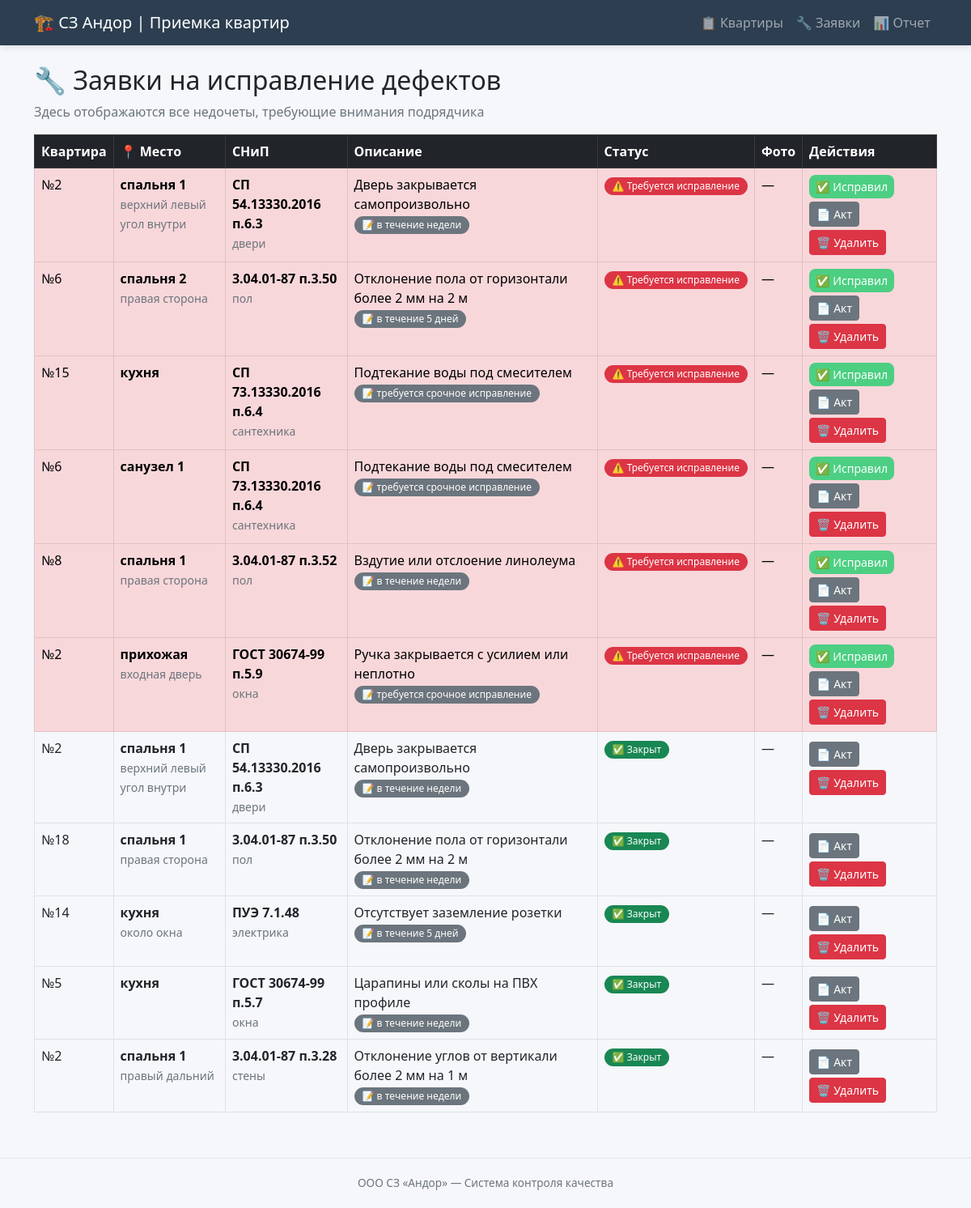
The app's page /defects with its own data.
### tables this page shows
CREATE TABLE defects (
            id INTEGER PRIMARY KEY AUTOINCREMENT,
            flat_id INTEGER NOT NULL,
            snip_defect_id INTEGER NOT NULL,
            room TEXT,
            location_detail TEXT,
            comment TEXT,
            photo_path TEXT,
            status TEXT DEFAULT 'open',
            created_at TIMESTAMP,
            fixed_at TIMESTAMP,
            FOREIGN KEY (flat_id) REFERENCES flats(id),
            FOREIGN KEY (snip_defect_id) REFERENCES snip_defects(id)
        );

CREATE TABLE flats (
    id INTEGER PRIMARY KEY AUTOINCREMENT,
    number TEXT NOT NULL,
    street TEXT,
    house TEXT,
    entrance INTEGER,
    floor INTEGER,
    status TEXT DEFAULT 'in_progress'
);

CREATE TABLE snip_defects (
            id INTEGER PRIMARY KEY AUTOINCREMENT,
            code TEXT NOT NULL,
            category TEXT NOT NULL,
            description TEXT NOT NULL,
            severity TEXT NOT NULL
        );

### app.py (the view)
@app.route('/defects')
def defects():
    conn = get_db()
    all_defects = conn.execute('''
        SELECT d.*, f.number as flat_number, f.street, f.house,
               s.code, s.category, s.description, s.severity
        FROM defects d
        JOIN flats f ON d.flat_id = f.id
        JOIN snip_defects s ON d.snip_defect_id = s.id
        ORDER BY
            CASE d.status
                WHEN 'open' THEN 1
                WHEN 'fixed' THEN 2
                WHEN 'closed' THEN 3
            END,
            d.created_at DESC
    ''').fetchall()
    conn.close()
    return render_template('defects.html', defects=all_defects)

### app.py (called while the page is built)
def get_db():
    conn = sqlite3.connect(DB_PATH)
    conn.row_factory = sqlite3.Row
    return conn

### templates/defects.html (shortened to what this page needs)
{% extends "base.html" %}
{% block content %}
<h2>🔧 Заявки на исправление дефектов</h2>
<p class="text-muted">Здесь отображаются все недочеты, требующие внимания подрядчика</p>
<div class="table-responsive">
    <table class="table table-bordered table-hover">
        <thead class="table-dark">
            <tr>
                <th>Квартира</th>
                <th>📍 Место</th>
                <th>СНиП</th>
                <th>Описание</th>
                <th>Статус</th>
                <th>Фото</th>
                <th>Действия</th>
            </tr>
        </thead>
        <tbody>
            {% for d in defects %}
            <tr class="{% if d.status == 'open' %}table-danger{% elif d.status == 'fixed' %}table-warning{% endif %}">
                <td>
                    №{{ d.flat_number }}<br>
                </td>
                <td>
                    {% if d.room %}
                        <strong>{{ d.room }}</strong>
                        {% if d.location_detail %}
                            <br><small class="text-muted">{{ d.location_detail }}</small>
                        {% endif %}
                    {% else %}
                        <span class="text-muted">—</span>
                    {% endif %}
                </td>
                <td>
                    <strong>{{ d.code }}</strong><br>
                    <span class="small text-muted">{{ d.category }}</span>
                </td>
                <td>
                    {{ d.description[:80] }}
                    {% if d.comment %}
                        <br><span class="badge bg-secondary">📝 {{ d.comment[:40] }}</span>
                    {% endif %}
                 </td>
                <td>
                    {% if d.status == 'open' %}
                        <span class="badge bg-danger">⚠️ Требуется исправление</span>
                    {% elif d.status == 'fixed' %}
                        <span class="badge bg-warning">🔄 Ожидает проверки</span>
                    {% else %}
                        <span class="badge bg-success">✅ Закрыт</span>
                    {% endif %}
                 </td>
                <td>
                    {% if d.photo_path %}
                        <a href="/{{ d.photo_path }}" target="_blank" class="btn btn-sm btn-outline-info">📷 Фото</a>
                    {% else %}
                        —
                    {% endif %}
                 </td>
                <td>
                    {% if d.status == 'open' %}
                        <a href="/defect/{{ d.id }}/fix" class="btn btn-sm btn-success">✅ Исправил</a>
                    {% elif d.status == 'fixed' %}
                        <div class="btn-group btn-group-sm">
                            <a href="/defect/{{ d.id }}/close" class="btn btn-primary">✓ Принять</a>
                            <a href="/defect/{{ d.id }}/reopen" class="btn btn-danger">↺ На доработку</a>
                        </div>
                    {% endif %}
                    <a href="/generate_act/{{ d.id }}" class="btn btn-sm btn-secondary mt-1">📄 Акт</a>
                    <a href="/defect/{{ d.id }}/delete" class="btn btn-sm btn-danger mt-1" onclick="return confirm('Удалить этот недочет?')">🗑️ Удалить</a>
                 </td>
             </tr>
            {% endfor %}
        </tbody>
    </table>
</div>
{% endblock %}

### templates/base.html (style rules this page uses)
body { background-color: #f5f7fa; font-family: 'Segoe UI', Tahoma, Geneva, Verdana, sans-serif; }
.badge { padding: 5px 10px; font-weight: 500; border-radius: 20px; }
.btn-success { background-color: #4ccf83; border: none; border-radius: 8px; }

### records on screen
defects: flat_number "2", room "спальня 1", location_detail "верхний левый угол внутри", code "СП 54.13330.2016 п.6.3", category "двери", description "Дверь закрывается самопроизвольно", comment "в течение недели", status "⚠️ Требуется исправление"
defects: flat_number "6", room "спальня 2", location_detail "правая сторона", code "3.04.01-87 п.3.50", category "пол", description "Отклонение пола от горизонтали более 2 мм на 2 м", comment "в течение 5 дней", status "⚠️ Требуется исправление"
defects: flat_number "15", room "кухня", code "СП 73.13330.2016 п.6.4", category "сантехника", description "Подтекание воды под смесителем", comment "требуется срочное исправление", status "⚠️ Требуется исправление"
defects: flat_number "6", room "санузел 1", code "СП 73.13330.2016 п.6.4", category "сантехника", description "Подтекание воды под смесителем", comment "требуется срочное исправление", status "⚠️ Требуется исправление"
defects: flat_number "8", room "спальня 1", location_detail "правая сторона", code "3.04.01-87 п.3.52", category "пол", description "Вздутие или отслоение линолеума", comment "в течение недели", status "⚠️ Требуется исправление"
defects: flat_number "2", room "прихожая", location_detail "входная дверь", code "ГОСТ 30674-99 п.5.9", category "окна", description "Ручка закрывается с усилием или неплотно", comment "требуется срочное исправление", status "⚠️ Требуется исправление"
defects: flat_number "2", room "спальня 1", location_detail "верхний левый угол внутри", code "СП 54.13330.2016 п.6.3", category "двери", description "Дверь закрывается самопроизвольно", comment "в течение недели", status "✅ Закрыт"
defects: flat_number "18", room "спальня 1", location_detail "правая сторона", code "3.04.01-87 п.3.50", category "пол", description "Отклонение пола от горизонтали более 2 мм на 2 м", comment "в течение недели", status "✅ Закрыт"
defects: flat_number "14", room "кухня", location_detail "около окна", code "ПУЭ 7.1.48", category "электрика", description "Отсутствует заземление розетки", comment "в течение 5 дней", status "✅ Закрыт"
defects: flat_number "5", room "кухня", code "ГОСТ 30674-99 п.5.7", category "окна", description "Царапины или сколы на ПВХ профиле", comment "в течение недели", status "✅ Закрыт"
defects: flat_number "2", room "спальня 1", location_detail "правый дальний", code "3.04.01-87 п.3.28", category "стены", description "Отклонение углов от вертикали более 2 мм на 1 м", comment "в течение недели", status "✅ Закрыт"
